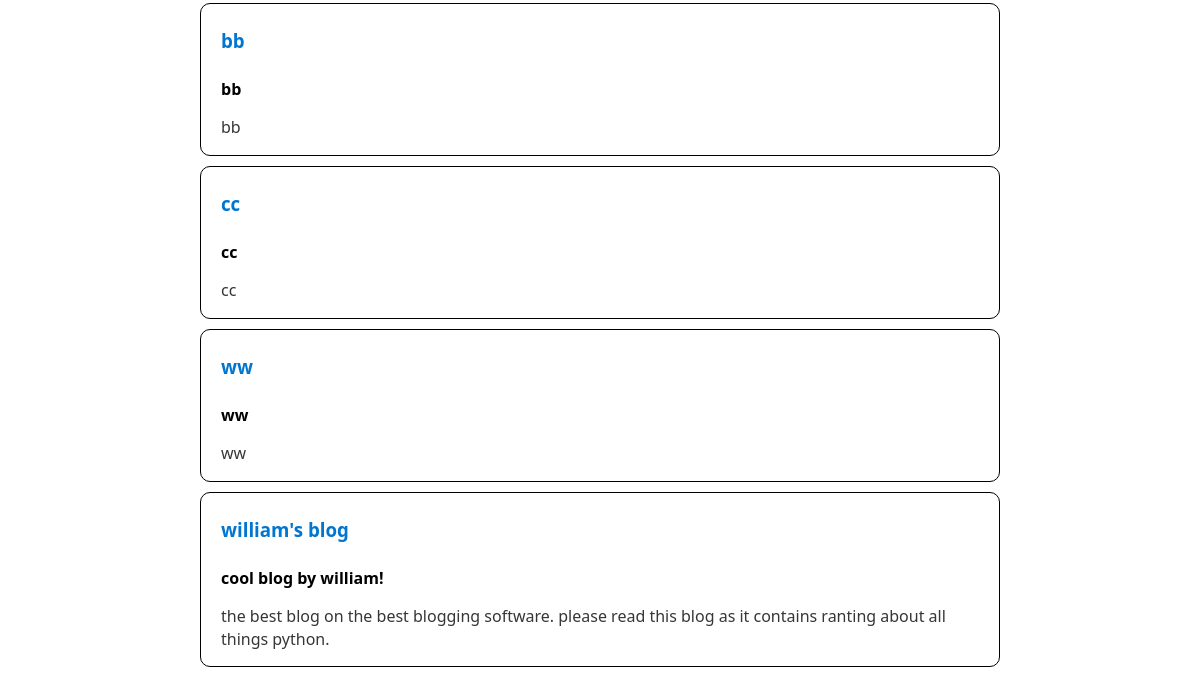
Before: /explore (lower part) with the older database file.
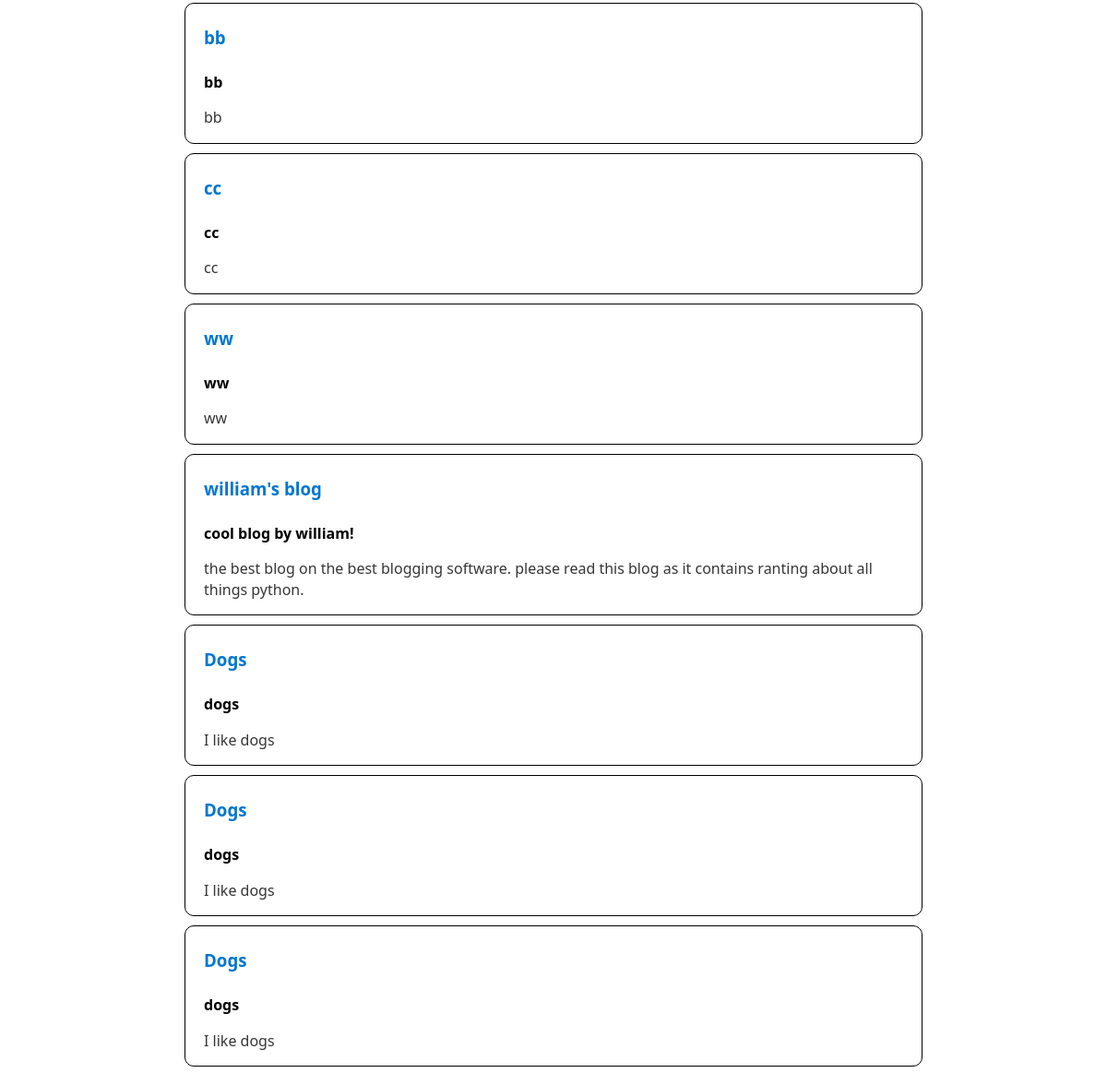
After: the same page with the newer database file.
### tables this page shows
CREATE TABLE blogs (id INTEGER PRIMARY KEY AUTOINCREMENT, title TEXT NOT NULL, slug TEXT NOT NULL, subtitle TEXT, description TEXT, posts TEXT, author INTEGER NOT NULL, history TEXT, created_at INTEGER NOT NULL, updated_at INTEGER NOT NULL);

### __init__.py (the view)
@app.route('/explore')
def explore():
    username = flask.session.get('username')
    blogs = blog_table.get_all(cursor=connection.cursor())
    users = user_table.get_all(cursor=connection.cursor())
    print(blogs)
    return render_homepage.build_page(username=username, blogs=blogs, users=users)

### database/blog.py (called while the page is built)
def get_all(cursor, **kwargs):
    query = "SELECT * FROM blogs WHERE "
    for key, value in kwargs.items():
        query += "{} = '{}' AND ".format(key, value)
    query = query[:-5]
    cursor.execute(query)
    blogs = cursor.fetchall()
    return blogs

### database/user.py (called while the page is built)
def get_all(cursor, **kwargs):
    query = "SELECT * FROM blogs WHERE "
    for key, value in kwargs.items():
        query += "{} = '{}' AND ".format(key, value)
    query = query[:-5]
    cursor.execute(query)
    users = cursor.fetchall()
    return users

### render/homepage.py (called while the page is built)
def build_page(**kwargs):
    return flask.render_template('explore.html', **kwargs)

### templates/explore.html (shortened to what this page needs)
<!DOCTYPE html>
<html>
<head>
    <link rel="stylesheet" href="/static/css/page.css">
</head>
<body>
  {% for blog in blogs %}
  <div class="blog-container">
      <h3>
    <a href="/blog/{{blog[2].lower()}}">
      {{ blog[1] }}
    </a>
  </h3>
  <h4>
      {{ blog[3] }}
  </h4>
  <p>
      {{ blog[4] }}
  </p>
  </div>
  {% endfor %}
</body>
</html>

### static/css/page.css (style rules this page uses)
:root { --background-body: #fff; --background: #efefef; --background-alt: #f7f7f7; --selection: #9e9e9e; --text-main: #363636; --text-bright: #000; --text-muted: #70777f; --links: #0076d1; --focus: #0096bfab; --border: #dbdbdb; --code: #000; --animation-duration: 0.1s; --button-base: #d0cfcf; --button-hover: #9b9b9b; --scrollbar-thumb: rgb(170, 170, 170); --scrollbar-thumb-hover: var(--button-hover); --form-placeholder: #949494; --form-text: #1d1d1d; --variable: #39a33c; --highlight: #ff0; }
html { scrollbar-color: rgb(170, 170, 170) #fff; scrollbar-color: var(--scrollbar-thumb) var(--background-body); scrollbar-width: thin; }
body { font-family: system-ui, -apple-system, BlinkMacSystemFont, 'Segoe UI', 'Roboto', 'Oxygen', 'Ubuntu', 'Cantarell', 'Fira Sans', 'Droid Sans', 'Helvetica Neue', 'Segoe UI Emoji', 'Apple Color Emoji', 'Noto Color Emoji', sans-serif; line-height: 1.4; max-width: 800px; margin: 20px auto; padding: 0 10px; word-wrap: break-word; color: #363636; color: var(--text-main); background: #fff; background: var(--background-body); text-rendering: optimizeLegibility; }
h1, h2, h3, h4, h5, h6 { margin-bottom: 12px; margin-top: 24px; }
h3 { color: #000; color: var(--text-bright); }
h4 { color: #000; color: var(--text-bright); }
h1, h2, h3, h4, h5, h6, b, strong, th { font-weight: 600; }
::placeholder { color: #949494; color: var(--form-placeholder); }
a { text-decoration: none; color: #0076d1; color: var(--links); }
.blog-container { padding: 0px 20px; border: 1px solid #000000; border-radius: 10px; margin: 10px 0; }

Changed rows visible on the page:
added blogs: title "Dogs", subtitle "dogs", description "I like dogs"
added blogs: title "Dogs", subtitle "dogs", description "I like dogs"
added blogs: title "Dogs", subtitle "dogs", description "I like dogs"
